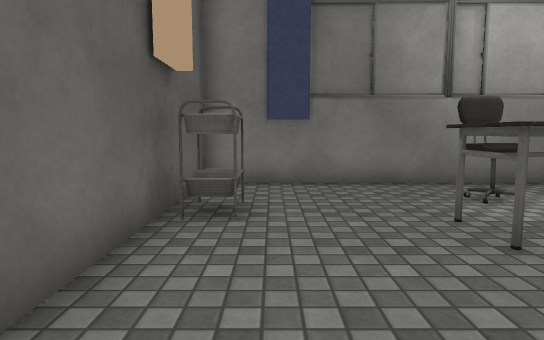
View 1 (above)

16 first-person views from a walk through a 3-D level made in the Unity game engine. The camera is 1.2 m above the floor, tilts 6° down and sees 75° across. The floor is counted in squares, 1 m on a side. Each view is taken from the middle of a square. On the plan, view 1 faces up. The plan holds only what a view shows up to about 14 squares ahead; the rest is blank. The player is left out. Some animated figures are left out. Door leaves are left out, so doorways stand open. Some surface patterns are stand-ins.

View 2
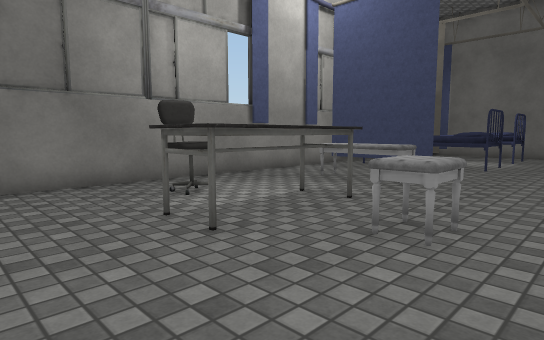

View 3
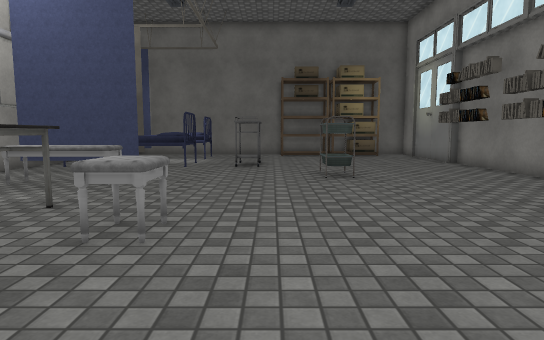

View 4
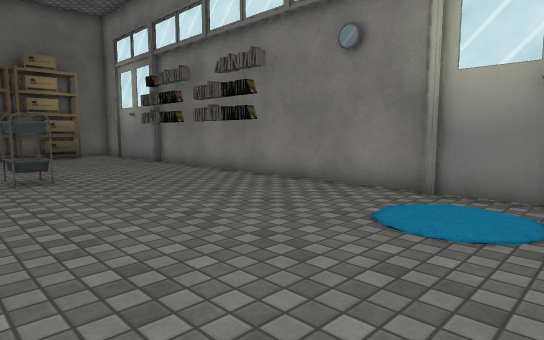

View 5
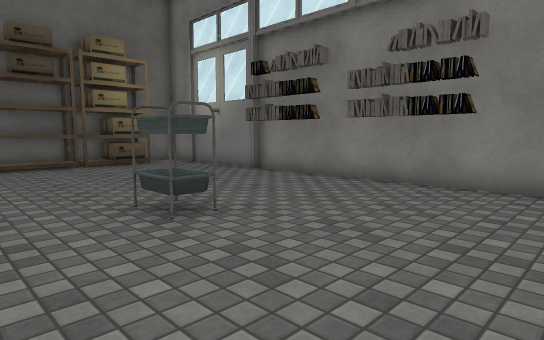

View 6
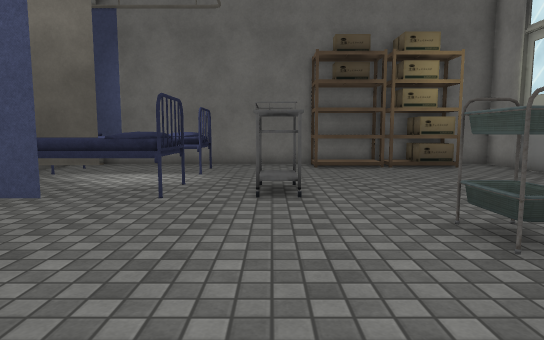

View 7
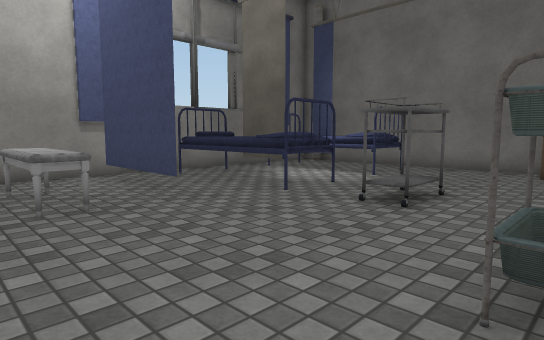

View 8
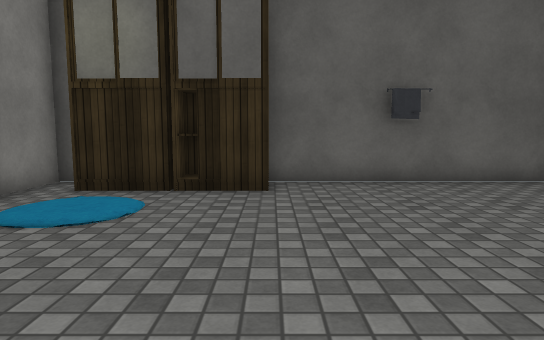

View 9
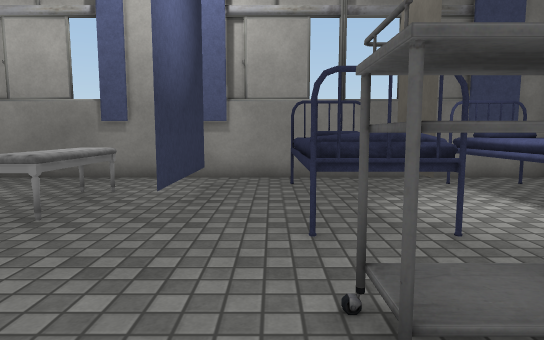

View 10
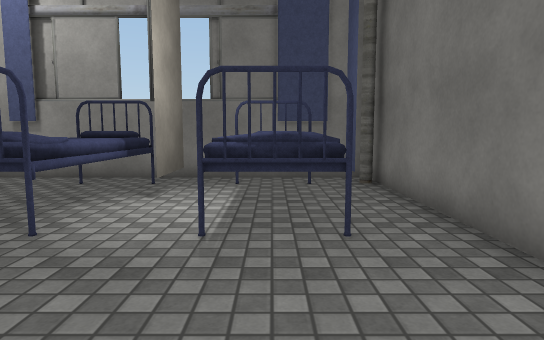

View 11
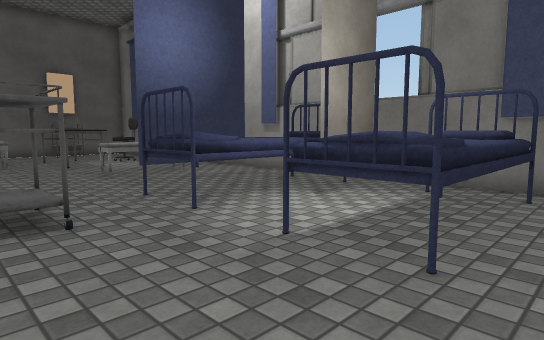

View 12
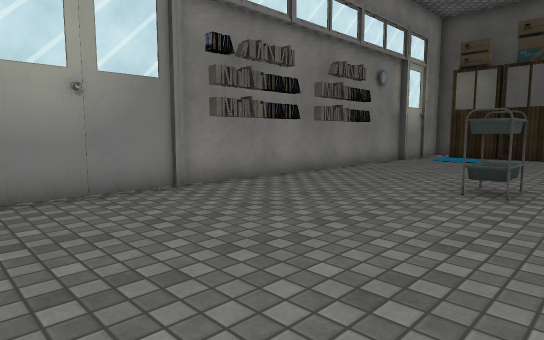

View 13
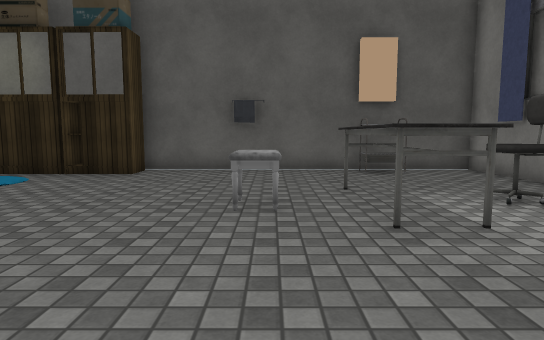

View 14
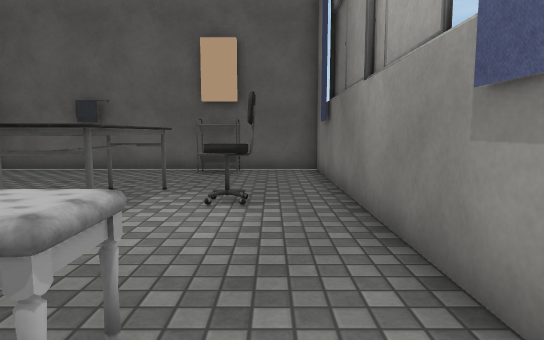

View 15
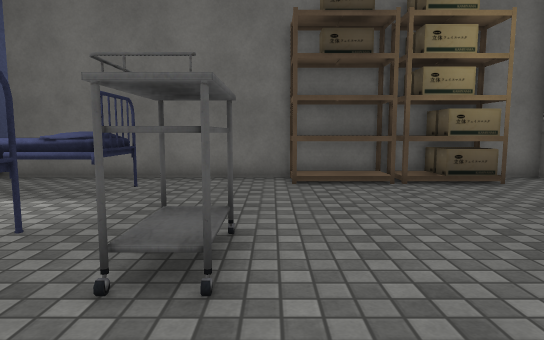

View 16
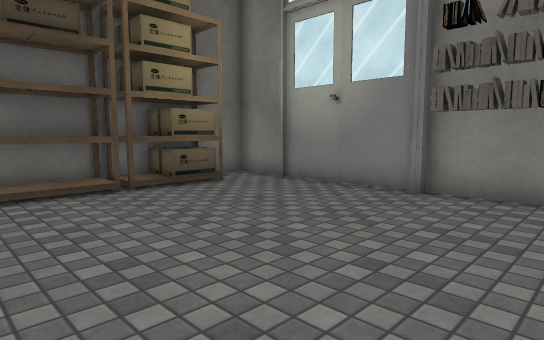

### Floor plan
Points are (right, up) in squares from view 1. A wall is a line through its corners. A room is listed if a view was taken in it or the views show most of it. See-through windows are left out.
Room 1 (views 1, 2, 3, 4, 5, 6, 7, 8, 9, 10, 11, 12, 13, 14, 15, 16)
walls: (14.9, 5.2) (14.9, 7.4); (13.8, -7.1) (17.6, -7.1); (2.9, -7.2) (13.9, -7.2); (0.9, -7.1) (2.9, -7.1); (19.5, 6.5) (19.5, 8); (17.9, -7.2) (19.5, -7.2) (19.5, 3.5); (19.4, 8.5) (-1.6, 8.5) (-1.6, -2.2); (-1.6, -7.2) (0.2, -7.2)
ways out: opening at (15, 4) to room 2; opening at (19, 3) to room 2; open door at (6.5, -7); open door at (10, -7)
objects: other object (-1, -6) to (0, -5); other object (-1, -4) to (0, -2); other object (-1, 1); other object (-1, 5) to (-1, 6); other object (1, -6) to (2, -4); other object (2, 4) to (6, 5); other object (4, 1) to (5, 2); other object (4, 6) to (4, 7); other object (7, -6); other object (8, -6); other object (8, 4) to (9, 6); other object (9, -6); other object (10, -2); other object (10, 5) to (10, 6); other object (11, -6); other object (12, -6); other object (13, -6); other object (13, 1) to (14, 1); other object (13, 3) to (14, 7); other object (18, -5); other object (18, -4); other object (18, -3) to (19, -1); other object (19, -5) to (19, -4); other object (19, 7)
Room 2 (no view inside)
walls: (19.5, 3.5) (19.5, 6.5); (14.9, 7.4) (14.9, 5.2)
ways out: opening at (15, 4) to room 1; opening at (19, 3) to room 1
objects: other object (16, 3) to (18, 7); other object (19, 6)

Where each view was taken, in squares from view 1:
view 1: 0 up, 0 right, facing up
view 2: 0 up, 0 right, facing up-right
view 3: 0 up, 0 right, facing right
view 4: 0 up, 0 right, facing down-right
view 5: 1 up, 5 right, facing down-right
view 6: 1 up, 6 right, facing right
view 7: 2 down, 7 right, facing up-right
view 8: 2 down, 7 right, facing left
view 9: 1 down, 12 right, facing up
view 10: 1 down, 17 right, facing up
view 11: 0 up, 19 right, facing up-left
view 12: 0 up, 18 right, facing down-left
view 13: 2 up, 10 right, facing left
view 14: 7 up, 10 right, facing left
view 15: 0 up, 10 right, facing right
view 16: 0 up, 11 right, facing down-right
